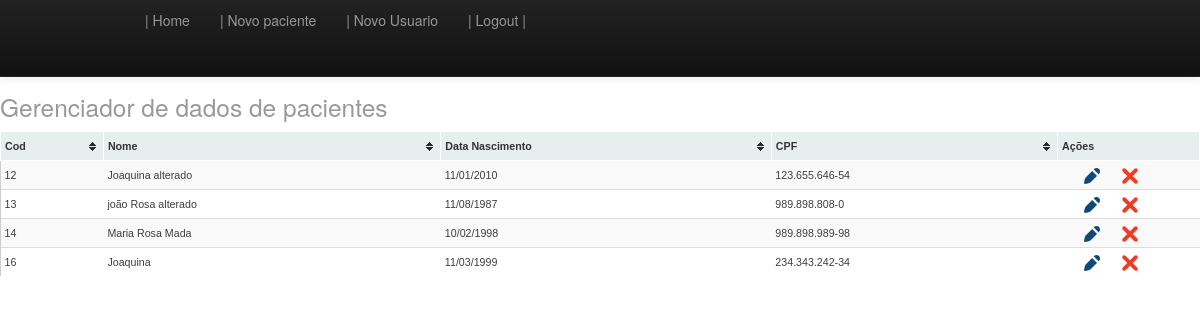
The app's page /listarPessoas.php (signed in) with its own data.
### tables this page shows
CREATE TABLE IF NOT EXISTS `pessoa` (
  `idpessoa` int(11) NOT NULL AUTO_INCREMENT,
  `nome` varchar(255) DEFAULT NULL,
  `dataNascimento` varchar(45) DEFAULT NULL,
  `sexo` int(11) DEFAULT NULL,
  `cpf` varchar(150) DEFAULT NULL,
  `idtipoPessoa` int(11) DEFAULT NULL,
  `dataCadastro` datetime DEFAULT NULL,
  PRIMARY KEY (`idpessoa`)
);

### classes/Pessoa.class.php (called while the page is built, shortened)
<?php
include_once 'Conexao.class.php';
include_once 'Funcoes.class.php';
class Pessoa {
    private $con;
    public function __construct() {
        $this->con = new Conexao();
    }
    public function querySelect() {
        try {
            $select = $this->con->conectar()->prepare("SELECT * FROM `pessoa`;");
            $select->execute();
            return $select->fetchAll();
        } catch (Exception $ex) {
            return 'erro ' . $ex->getMessage();
        }
    }
}

### classes/Conexao.class.php (called while the page is built, shortened)
<?php
class Conexao {
    private $usuario;
    private $senha;
    private $banco;
    private $servidor;
    private static $pdo;
    public function __construct() {
        $this->servidor = "localhost";
        $this->banco = "controlePacientes";
        $this->usuario = "root";
        $this->senha = "";
    }
    public function conectar() {
        try {
            if (is_null(self::$pdo)) {
                self::$pdo = new PDO("mysql:host=" . $this->servidor .
                        ";dbname=" . $this->banco, $this->usuario, $this->senha);
                return self::$pdo;
            }
        } catch (Exception $exc) {
            return $ex->getMessage();
        }
    }
}

### classes/Funcoes.class.php (called while the page is built, shortened)
<?php
class Funcoes {
    public function tratarCaracter($vlr, $tipo) {
        switch ($tipo) {
            case 2: $rst = utf8_encode($vlr);
                break;
        }
        return $rst;
    }
    public function mascara($val, $mask) {
        $maskared = '';
        $k = 0;
        for ($i = 0; $i <= strlen($mask) - 1; $i++) {
            if ($mask[$i] == '#') {
                if (isset($val[$k])) {
                    $maskared .= $val[$k++];
                }
            } else {
                if (isset($mask[$i])) {
                    $maskared .= $mask[$i];
                }
            }
        }
        return $maskared;
    }
    public function convertData($data, $format) {
        switch ($format) {
            case 1:
                $data = explode('-', $data);
                $data = $data[2] . '/' . $data[1] . '/' . $data[0];
                break;
        }
        return $data;
    }
    public function base64($vlr, $tipo) {
        switch ($tipo) {
            case 1: $rst = base64_encode($vlr);
                break;
        }
        return $rst;
    }
}
?>

### listarPessoas.php (the view, shortened to what this page needs)
<?php
require_once 'classes/Funcoes.class.php';
require_once 'classes/Pessoa.class.php';
$objFuncoes = new Funcoes();
$objPessoa = new Pessoa();
$objFuncoes->isLogado();
include 'header.php';
include 'menu.php';
?>
<div><h1 class=""><small><?php echo TITULO; ?></small></h1></div>
<div class="" style="">
    <?php
    if (!isset($pessoa)) { ?>
        <table id="tabelaPacientes" class="table tablesorter table-striped tabelaPacientes">
            <thead>
                <tr>
                    <th scope="col">Cod</th>
                    <th scope="col">Nome</th>
                    <th scope="col">Data Nascimento</th>
                    <th scope="col">CPF</th>
                    <th scope="col">Ações</th>
                </tr>
            </thead>
            <tbody>
                <?php
                if (isset($_SESSION['logado']) && $_SESSION['logado'] == true) {
                    foreach ($objPessoa->querySelect() as $rst) {
                        ?>
                        <tr>
                            <td widht="20%" scope='row' ><?php echo isset($rst['idpessoa']) ? $rst['idpessoa'] : "-"; ?></td>
                            <td widht="25%"><?php echo isset($rst['nome']) ? $objFuncoes->tratarCaracter($rst['nome'], 2) : "-"; ?></td>
                            <td widht="10%"><?php echo isset($rst['dataNascimento']) ? $objFuncoes->convertData($rst['dataNascimento'], 1) : "-"; ?></td>
                            <td widht="25%"><?php echo isset($rst['cpf']) ? $objFuncoes->mascara($rst['cpf'], "###.###.###-##") : "-"; ?></td>
                            <td widht="20%">
                                <div class="liacoes">
                                    <div name="lieditar" id="<?= isset($rst['idpessoa']) ? $objFuncoes->base64($rst['idpessoa'], 1) : "" ?>" >
                                        <a class="editar" title="Editar dados"><img src="img/ico-editar.png" width="16" height="16" alt="Editar"></a></div>
                                    <a class="excluir" href="?acao=delet&ted=<?= isset($rst['idpessoa']) ? $objFuncoes->base64($rst['idpessoa'], 1) : "" ?>" title="Excluir esse dado"><img src="img/ico-excluir.png" width="16" height="16" alt="Excluir"></a>
                                </div>
                            </td>
                        </tr>
                        <?php
                    }
                }
                ?>
            </tbody>
        </table>
    <?php } ?>
</div>
<?php
include 'footer.php';
?>

### css/estilo.css (style rules this page uses)
body,#formulario { margin-left: 5%; }
h1 { padding-top: 6%!important; }
.liacoes { width:100%; cursor: pointer; }
.liacoes div { width:45%; float: left; text-align: center; }

### css/blue/style.css (style rules this page uses)
table.tablesorter { font-family:arial; background-color: #CDCDCD; margin:10px 0pt 15px; font-size: 8pt; width: 100%; text-align: left; }
table.tablesorter thead tr th, table.tablesorter tfoot tr th { background-color: #e6EEEE; border: 1px solid #FFF; font-size: 8pt; padding: 4px; }
table.tablesorter thead tr .header { background-image: url(bg.gif); background-repeat: no-repeat; background-position: center right; cursor: pointer; }
table.tablesorter tbody td { color: #3D3D3D; padding: 4px; background-color: #FFF; vertical-align: top; }

### records on screen
pessoa: idpessoa "12", nome "Joaquina alterado", dataNascimento "11/01/2010", cpf "123.655.646-54"
pessoa: idpessoa "13", nome "joão Rosa alterado", dataNascimento "11/08/1987", cpf "989.898.808-0"
pessoa: idpessoa "14", nome "Maria Rosa Mada", dataNascimento "10/02/1998", cpf "989.898.989-98"
pessoa: idpessoa "16", nome "Joaquina", dataNascimento "11/03/1999", cpf "234.343.242-34"

### other values on screen
TITULO "Gerenciador de dados de pacientes"
